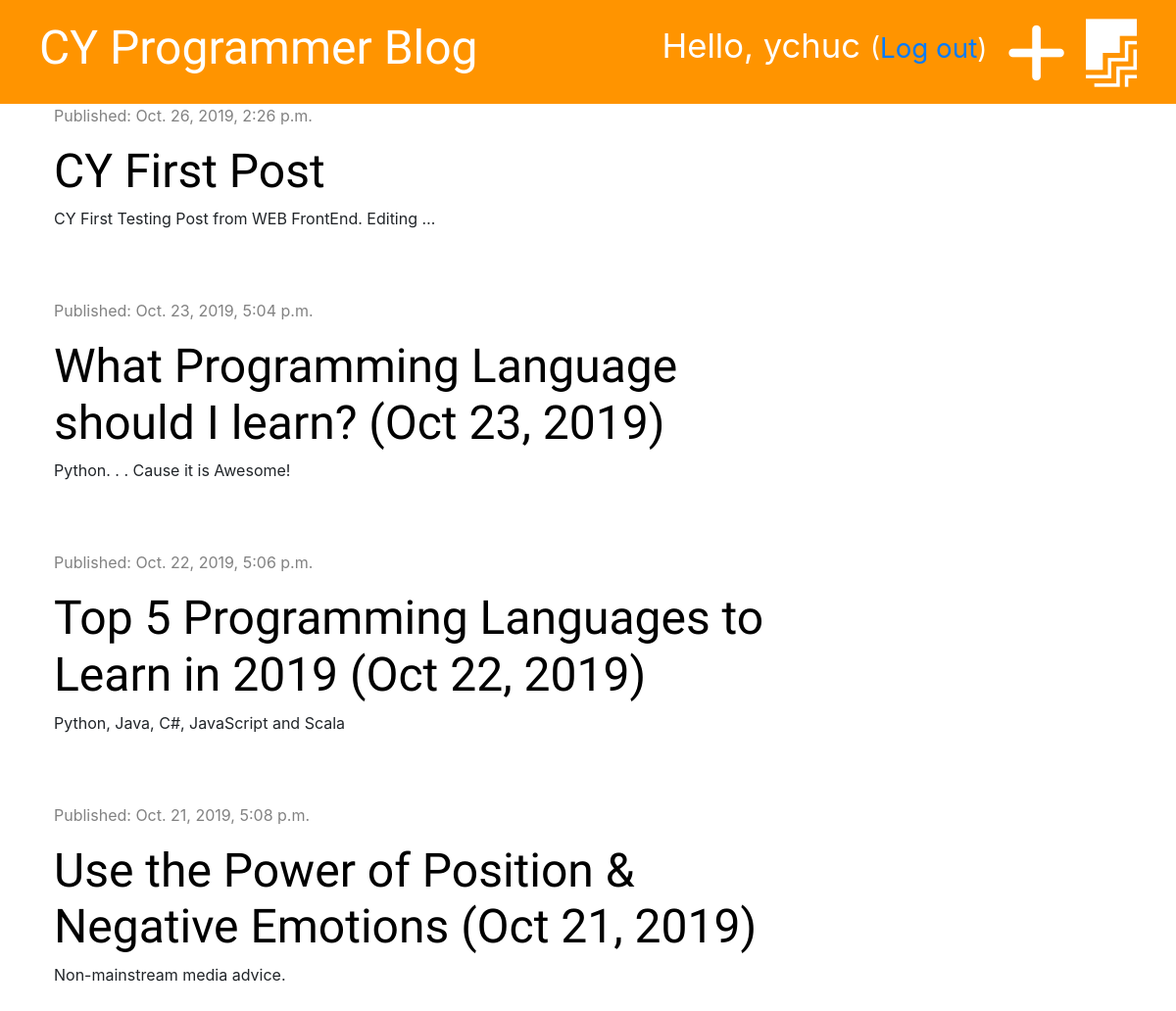
The app's page / (signed in), older data.
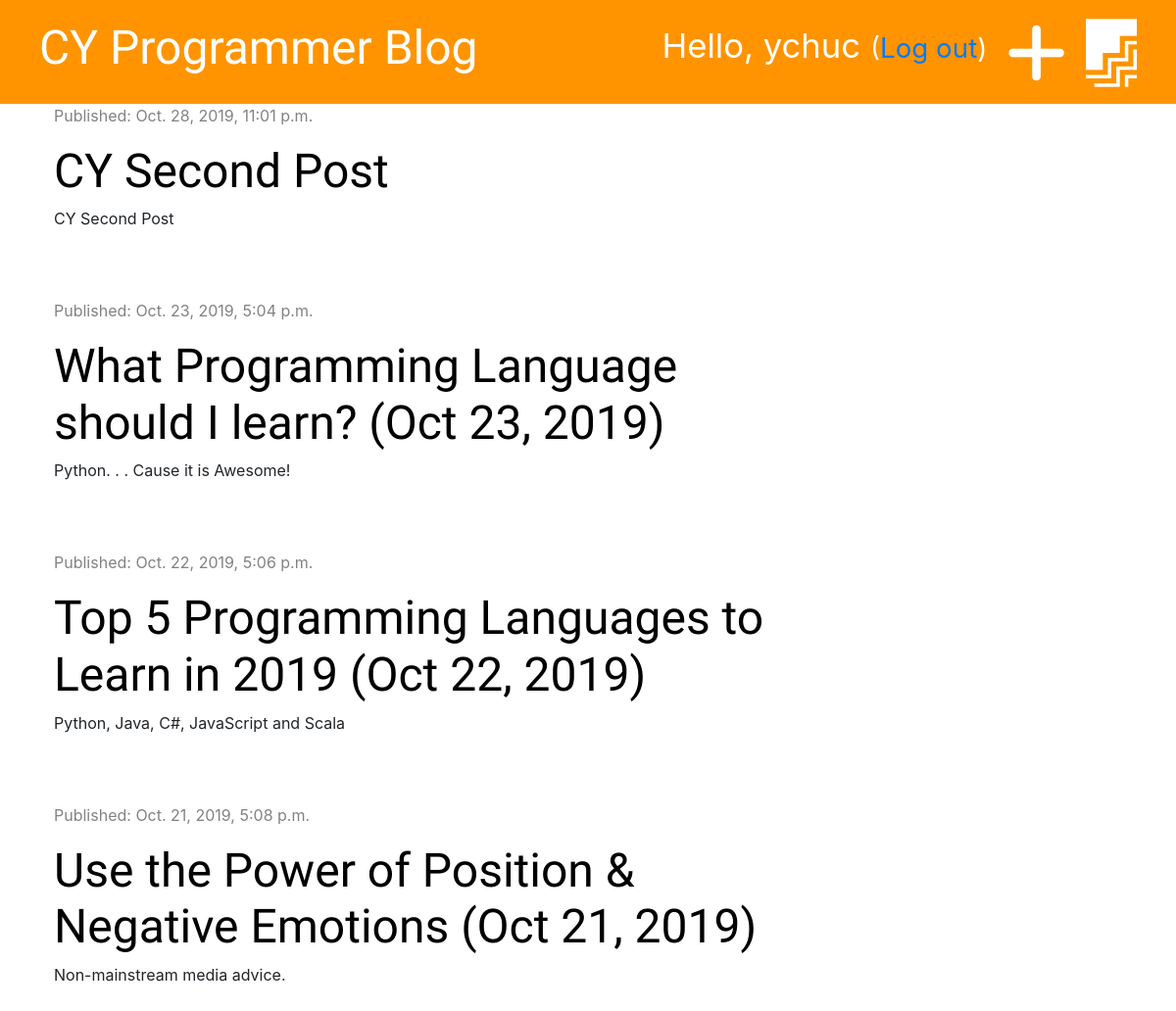
The same page, newer data.
### blog/models.py (models this page shows, shortened)
class Post(models.Model):
    author = models.ForeignKey('auth.User', on_delete=models.CASCADE)
    title = models.CharField(max_length=200)
    text = models.TextField()
    created_date = models.DateTimeField(default=timezone.now)
    published_date = models.DateTimeField(blank=True, null=True)

### blog/views.py (the view)
# urls.py: path('', views.post_list, name='post_list'),
def post_list(request):
    posts = Post.objects.filter(published_date__lte=timezone.now()).order_by('-published_date')
    stuff_for_frontend = {'posts': posts}
    return render(request, 'blog/post_list.html', stuff_for_frontend)

### blog/templates/blog/post_list.html (shortened to what this page needs)
{% extends 'blog/base.html' %}
{% block content %}
    {% for post in posts %}
        <div class="post">
            <div class="date">
                <p>Published: {{ post.published_date }}</p>
            </div>
            <h1><a href="{% url 'post_detail' pk=post.pk %}">{{ post.title }}</a></h1>
            <p>{{ post.text|truncatechars:50|linebreaksbr }}</p>
        </div>
    {% endfor %}
{% endblock %}

Row changes from the older to the newer data that the page shows:
no longer on this page (row edited): Post: published_date "Oct. 26, 2019, 2:26 p.m.", title "CY First Post", text "CY First Testing Post from WEB FrontEnd. Editing …"
added Post: published_date "Oct. 28, 2019, 11:01 p.m.", title "CY Second Post", text "CY Second Post"
